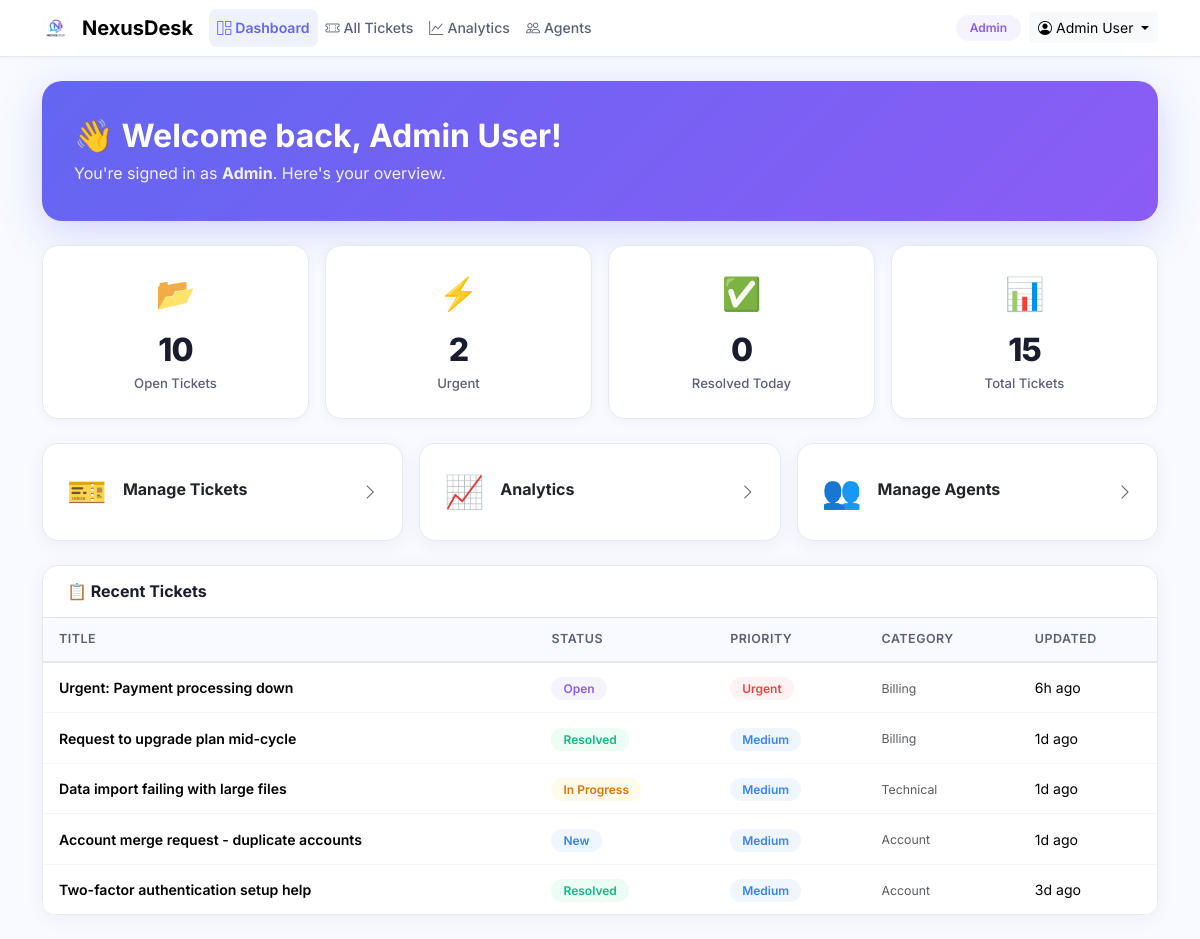
/dashboard.php (signed in), run on the app's committed database.
### tables this page shows
CREATE TABLE IF NOT EXISTS `tickets` (
    `id` INT AUTO_INCREMENT PRIMARY KEY,
    `title` VARCHAR(255) NOT NULL,
    `description` TEXT NOT NULL,
    `category` VARCHAR(100) DEFAULT NULL,
    `priority` ENUM('Low','Medium','High','Urgent') DEFAULT 'Medium',
    `status` ENUM('New','Open','In Progress','On Hold','Resolved','Closed') DEFAULT 'New',
    `sentiment` ENUM('Positive','Neutral','Negative','Frustrated') DEFAULT NULL,
    `ai_suggested_reply` TEXT DEFAULT NULL,
    `customer_name` VARCHAR(150) NOT NULL,
    `customer_email` VARCHAR(150) NOT NULL,
    `agent_id` INT DEFAULT NULL,
    `created_at` DATETIME DEFAULT CURRENT_TIMESTAMP,
    `updated_at` DATETIME DEFAULT CURRENT_TIMESTAMP ON UPDATE CURRENT_TIMESTAMP,
    `resolved_at` DATETIME DEFAULT NULL,
    CONSTRAINT `fk_tickets_agent` FOREIGN KEY (`agent_id`) REFERENCES `agents`(`id`) ON DELETE SET NULL ON UPDATE CASCADE
);

### config/session.php (called while the page is built, shortened)
<?php
function isLoggedIn(): bool {
    return isset($_SESSION['user_id']) && !empty($_SESSION['user_id']);
}
function getCurrentUser(): ?array {
    return [
        'id'        => $_SESSION['user_id'],
        'full_name' => $_SESSION['user_name'],
        'email'     => $_SESSION['user_email'],
        'role'      => $_SESSION['user_role'],
    ];
}

### dashboard.php (the view, shortened to what this page needs)
<?php
require_once __DIR__ . '/includes/helpers.php';
require_once __DIR__ . '/includes/header.php';
$pdo = getDbConnection();
$totalTickets = $pdo->query("SELECT COUNT(*) FROM tickets")->fetchColumn();
$openTickets = $pdo->query("SELECT COUNT(*) FROM tickets WHERE status NOT IN ('Resolved','Closed')")->fetchColumn();
$urgentTickets = $pdo->query("SELECT COUNT(*) FROM tickets WHERE priority = 'Urgent' AND status NOT IN ('Resolved','Closed')")->fetchColumn();
$resolvedToday = $pdo->query("SELECT COUNT(*) FROM tickets WHERE status = 'Resolved' AND DATE(updated_at) = CURDATE()")->fetchColumn();
if ($user['role'] === 'customer') {
    $recentStmt = $pdo->prepare("SELECT * FROM tickets WHERE customer_email = ? ORDER BY updated_at DESC LIMIT 5");
    $recentStmt->execute([$user['email']]);
} elseif ($user['role'] === 'agent') {
    $recentStmt = $pdo->prepare("SELECT * FROM tickets WHERE agent_id = ? ORDER BY updated_at DESC LIMIT 5");
    $recentStmt->execute([$agentId ?? 0]);
} else {
    $recentStmt = $pdo->query("SELECT * FROM tickets ORDER BY updated_at DESC LIMIT 5");
}
$recentTickets = $recentStmt->fetchAll();
?>
<div class="welcome-banner mb-4 animate-in">
    <h2>👋 Welcome back, <?= e($user['full_name']) ?>!</h2>
    <p>You're signed in as <strong><?= ucfirst($user['role']) ?></strong>. Here's your overview.</p>
</div>
<div class="row g-3 mb-4">
    <?php if ($user['role'] === 'admin'): ?>
        <div class="col-sm-6 col-lg-3 animate-in delay-2">
            <div class="stat-card text-center">
                <div class="stat-icon">📂</div>
                <div class="stat-number"><?= $openTickets ?></div>
                <div class="stat-label">Open Tickets</div>
            </div>
        </div>
        <div class="col-sm-6 col-lg-3 animate-in delay-3">
            <div class="stat-card text-center">
                <div class="stat-icon">⚡</div>
                <div class="stat-number"><?= $urgentTickets ?></div>
                <div class="stat-label">Urgent</div>
            </div>
        </div>
        <div class="col-sm-6 col-lg-3 animate-in delay-4">
            <div class="stat-card text-center">
                <div class="stat-icon">✅</div>
                <div class="stat-number"><?= $resolvedToday ?></div>
                <div class="stat-label">Resolved Today</div>
            </div>
        </div>
        <div class="col-sm-6 col-lg-3 animate-in delay-5">
            <div class="stat-card text-center">
                <div class="stat-icon">📊</div>
                <div class="stat-number"><?= $totalTickets ?></div>
                <div class="stat-label">Total Tickets</div>
            </div>
        </div>
    <?php endif; ?>
</div>
<div class="row g-3 mb-4">
    <?php if ($user['role'] === 'customer'): ?>
        <div class="col-md-6 animate-in delay-3">
            <a href="submit_ticket.php" class="card-custom card-clickable p-4 d-block text-decoration-none">
                <div class="d-flex align-items-center gap-3">
                    <div style="font-size:2rem">✉️</div>
                    <div>
                        <h6 class="fw-bold mb-1 text-dark">Submit a New Ticket</h6>
                        <p class="mb-0 text-muted small">Describe your issue and our AI will categorize it</p>
                    </div>
                    <i class="bi bi-chevron-right ms-auto text-muted"></i>
                </div>
            </a>
        </div>
        <div class="col-md-6 animate-in delay-4">
            <a href="my_tickets.php" class="card-custom card-clickable p-4 d-block text-decoration-none">
                <div class="d-flex align-items-center gap-3">
                    <div style="font-size:2rem">🔍</div>
                    <div>
                        <h6 class="fw-bold mb-1 text-dark">View My Tickets</h6>
                        <p class="mb-0 text-muted small">Track status and replies on your tickets</p>
                    </div>
                    <i class="bi bi-chevron-right ms-auto text-muted"></i>
                </div>
            </a>
        </div>
    <?php else: ?>
        <div class="col-md-4 animate-in delay-3">
            <a href="admin_tickets.php" class="card-custom card-clickable p-4 d-block text-decoration-none">
                <div class="d-flex align-items-center gap-3">
                    <div style="font-size:2rem">🎫</div>
                    <div><h6 class="fw-bold mb-1 text-dark">Manage Tickets</h6></div>
                    <i class="bi bi-chevron-right ms-auto text-muted"></i>
                </div>
            </a>
        </div>
        <div class="col-md-4 animate-in delay-4">
            <a href="admin_analytics.php" class="card-custom card-clickable p-4 d-block text-decoration-none">
                <div class="d-flex align-items-center gap-3">
                    <div style="font-size:2rem">📈</div>
                    <div><h6 class="fw-bold mb-1 text-dark">Analytics</h6></div>
                    <i class="bi bi-chevron-right ms-auto text-muted"></i>
                </div>
            </a>
        </div>
        <div class="col-md-4 animate-in delay-5">
            <a href="admin_agents.php" class="card-custom card-clickable p-4 d-block text-decoration-none">
                <div class="d-flex align-items-center gap-3">
                    <div style="font-size:2rem">👥</div>
                    <div><h6 class="fw-bold mb-1 text-dark">Manage Agents</h6></div>
                    <i class="bi bi-chevron-right ms-auto text-muted"></i>
                </div>
            </a>
        </div>
    <?php endif; ?>
</div>
<?php if (!empty($recentTickets)): ?>
<div class="card-custom p-0 animate-in delay-5">
    <div class="p-3 px-4 border-bottom"><h6 class="fw-bold mb-0">📋 Recent Tickets</h6></div>
    <div class="table-responsive">
        <table class="table table-custom mb-0">
            <thead><tr>
                <th>Title</th><th>Status</th><th>Priority</th><th>Category</th><th>Updated</th>
            </tr></thead>
            <tbody>
                <?php foreach ($recentTickets as $t): ?>
                <tr class="card-clickable" onclick="location.href='ticket_detail.php?id=<?= $t['id'] ?>'">
                    <td class="fw-semibold"><?= e($t['title']) ?></td>
                    <td><?= statusBadge($t['status']) ?></td>
                    <td><?= priorityBadge($t['priority']) ?></td>
                    <td><span class="text-muted small"><?= e($t['category'] ?? '—') ?></span></td>
                    <td class="time-ago"><?= timeAgo($t['updated_at']) ?></td>
                </tr>
                <?php endforeach; ?>
            </tbody>
        </table>
    </div>
</div>
<?php endif; ?>
<?php require_once __DIR__ . '/includes/footer.php'; ?>

### includes/helpers.php (shortened to what this page needs)
<?php
function statusBadge(string $status): string {
    $class = strtolower(str_replace(' ', '-', $status));
    return "<span class='badge-status badge-{$class}'>{$status}</span>";
}
function priorityBadge(string $priority): string {
    $class = strtolower($priority);
    return "<span class='badge-priority badge-{$class}'>{$priority}</span>";
}
function timeAgo(string $datetime): string {
    $now = new DateTime();
    $then = new DateTime($datetime);
    $diff = $now->diff($then);
    if ($diff->days > 0) return $diff->days . 'd ago';
    if ($diff->h > 0) return $diff->h . 'h ago';
    return 'just now';
}
function e(string $str): string {
    return htmlspecialchars($str, ENT_QUOTES, 'UTF-8');
}

### assets/style.css (style rules this page uses)
:root { --accent: #6366F1; --accent-hover: #5558E6; --accent-light: #EEF2FF; --accent-glow: rgba(99, 102, 241, 0.15); --bg-body: #F8FAFF; --text-primary: #1A1D2E; --text-muted-custom: #5A5F7A; }
* { font-family: 'Inter', -apple-system, BlinkMacSystemFont, sans-serif; }
body { background: var(--bg-body); color: var(--text-primary); }
.badge-status { font-size: 0.75rem; font-weight: 600; padding: 4px 12px; border-radius: 20px; }
.badge-new { background: #EFF6FF; color: #3B82F6; }
.badge-open { background: #F5F3FF; color: #8B5CF6; }
.badge-in-progress { background: #FFFBEB; color: #D97706; }
.badge-resolved { background: #ECFDF5; color: #10B981; }
.badge-priority { font-size: 0.75rem; font-weight: 600; padding: 4px 12px; border-radius: 20px; }
.badge-medium { background: #EFF6FF; color: #3B82F6; }
.badge-urgent { background: #FEF2F2; color: #EF4444; }
.card-custom { background: #fff; border: 1px solid #E4E8F4; border-radius: 16px; box-shadow: 0 4px 20px rgba(0,0,0,0.05); transition: all 0.25s cubic-bezier(0.4,0,0.2,1); }
.card-clickable { cursor: pointer; }
.stat-card { background: #fff; border: 1px solid #E4E8F4; border-radius: 16px; padding: 24px; box-shadow: 0 2px 12px rgba(0,0,0,0.04); transition: all 0.2s; }
.stat-card .stat-icon { font-size: 2rem; margin-bottom: 8px; }
.stat-card .stat-number { font-size: 2rem; font-weight: 800; color: var(--text-primary); letter-spacing: -0.03em; }
.stat-card .stat-label { font-size: 0.82rem; color: var(--text-muted-custom); font-weight: 500; }
.welcome-banner { background: linear-gradient(135deg, #6366F1, #8B5CF6); border-radius: 20px; padding: 36px 32px; color: #fff; box-shadow: 0 10px 40px rgba(99,102,241,0.25); }
.welcome-banner h2 { font-weight: 700; margin-bottom: 6px; }
.welcome-banner p { opacity: 0.9; margin-bottom: 0; }
.table-custom { border-radius: 12px; overflow: hidden; box-shadow: 0 2px 12px rgba(0,0,0,0.04); }
.table-custom thead th { background: #F8FAFF; color: var(--text-muted-custom); font-size: 0.78rem; font-weight: 600; text-transform: uppercase; letter-spacing: 0.04em; border-bottom: 2px solid #E4E8F4; padding: 12px 16px; }
.table-custom tbody td { padding: 14px 16px; vertical-align: middle; font-size: 0.88rem; border-bottom: 1px solid #F1F4FB; }
.table-custom tbody tr:last-child td { border-bottom: none; }
.animate-in { animation: fadeInUp 0.5s ease-out both; }
.delay-2 { animation-delay: 0.16s; }
.delay-3 { animation-delay: 0.24s; }
.delay-4 { animation-delay: 0.32s; }
.delay-5 { animation-delay: 0.4s; }
.time-ago { font-size: 0.78rem; color: var(--text-muted-custom); }

### data on the page
tickets: title "Urgent: Payment processing down", status "Open", priority "Urgent", category "Billing", updated_at "6h ago"
tickets: title "Request to upgrade plan mid-cycle", status "Resolved", priority "Medium", category "Billing", updated_at "1d ago"
tickets: title "Data import failing with large files", status "In Progress", priority "Medium", category "Technical", updated_at "1d ago"
tickets: title "Account merge request - duplicate accounts", status "New", priority "Medium", category "Account", updated_at "1d ago"
tickets: title "Two-factor authentication setup help", status "Resolved", priority "Medium", category "Account", updated_at "3d ago"

### other printed values
$user['role'] "Admin"
$user['full_name'] "Admin User"
$openTickets "10"
$urgentTickets "2"
$resolvedToday "0"
$totalTickets "15"
